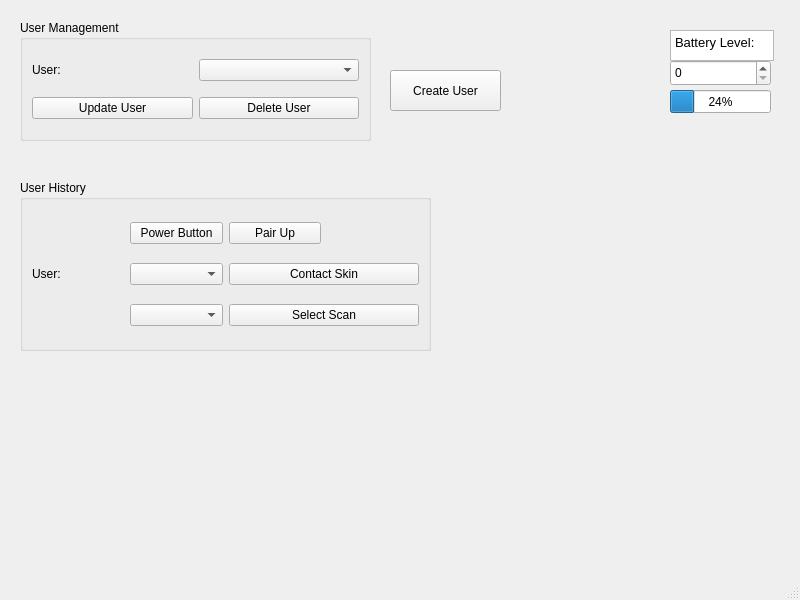
<?xml version="1.0" encoding="UTF-8"?>
<ui version="4.0">
 <class>MainWindow</class>
 <widget class="QMainWindow" name="MainWindow">
  <property name="geometry">
   <rect>
    <x>0</x>
    <y>0</y>
    <width>800</width>
    <height>600</height>
   </rect>
  </property>
  <property name="windowTitle">
   <string>MainWindow</string>
  </property>
  <widget class="QWidget" name="centralwidget">
   <widget class="QGroupBox" name="userManagement">
    <property name="geometry">
     <rect>
      <x>20</x>
      <y>20</y>
      <width>351</width>
      <height>121</height>
     </rect>
    </property>
    <property name="font">
     <font>
      <family>Arial</family>
     </font>
    </property>
    <property name="title">
     <string>User Management</string>
    </property>
    <layout class="QGridLayout" name="gridLayout">
     <item row="2" column="1">
      <widget class="QPushButton" name="deleteUserButton">
       <property name="text">
        <string>Delete User</string>
       </property>
      </widget>
     </item>
     <item row="0" column="0">
      <widget class="QLabel" name="userLabel">
       <property name="text">
        <string>User:</string>
       </property>
      </widget>
     </item>
     <item row="2" column="0">
      <widget class="QPushButton" name="updateUserButton">
       <property name="text">
        <string>Update User</string>
       </property>
      </widget>
     </item>
     <item row="0" column="1">
      <widget class="QComboBox" name="userComboBox"/>
     </item>
    </layout>
   </widget>
   <widget class="QPushButton" name="createUserButton">
    <property name="geometry">
     <rect>
      <x>390</x>
      <y>70</y>
      <width>111</width>
      <height>41</height>
     </rect>
    </property>
    <property name="font">
     <font>
      <family>Arial</family>
     </font>
    </property>
    <property name="text">
     <string>Create User</string>
    </property>
   </widget>
   <widget class="QGroupBox" name="userHistory">
    <property name="geometry">
     <rect>
      <x>20</x>
      <y>180</y>
      <width>411</width>
      <height>171</height>
     </rect>
    </property>
    <property name="font">
     <font>
      <family>Arial</family>
     </font>
    </property>
    <property name="title">
     <string>User History</string>
    </property>
    <layout class="QGridLayout" name="gridLayout_2">
     <item row="4" column="1">
      <widget class="QComboBox" name="metricsComboBox">
       <property name="font">
        <font>
         <family>Arial</family>
        </font>
       </property>
      </widget>
     </item>
     <item row="4" column="2" colspan="2">
      <widget class="QPushButton" name="selectScanButton">
       <property name="font">
        <font>
         <family>Arial</family>
        </font>
       </property>
       <property name="text">
        <string>Select Scan</string>
       </property>
      </widget>
     </item>
     <item row="1" column="0">
      <widget class="QLabel" name="userLabel_2">
       <property name="text">
        <string>User:</string>
       </property>
      </widget>
     </item>
     <item row="1" column="2" colspan="2">
      <widget class="QPushButton" name="takeMeasurementButton">
       <property name="font">
        <font>
         <family>Arial</family>
        </font>
       </property>
       <property name="text">
        <string>Contact Skin</string>
       </property>
      </widget>
     </item>
     <item row="1" column="1">
      <widget class="QComboBox" name="userHistoryComboBox">
       <property name="font">
        <font>
         <family>Arial</family>
        </font>
       </property>
      </widget>
     </item>
     <item row="0" column="1">
      <widget class="QPushButton" name="powerButton">
       <property name="text">
        <string>Power Button</string>
       </property>
      </widget>
     </item>
     <item row="0" column="2">
      <widget class="QPushButton" name="pairUpButton">
       <property name="text">
        <string>Pair Up</string>
       </property>
      </widget>
     </item>
    </layout>
   </widget>
   <widget class="QSpinBox" name="batteryLevelSpinBox">
    <property name="geometry">
     <rect>
      <x>670</x>
      <y>60</y>
      <width>101</width>
      <height>26</height>
     </rect>
    </property>
    <property name="font">
     <font>
      <family>Arial</family>
     </font>
    </property>
   </widget>
   <widget class="QTextEdit" name="textEdit">
    <property name="geometry">
     <rect>
      <x>670</x>
      <y>30</y>
      <width>104</width>
      <height>31</height>
     </rect>
    </property>
    <property name="font">
     <font>
      <family>Arial</family>
     </font>
    </property>
    <property name="html">
     <string>&lt;!DOCTYPE HTML PUBLIC &quot;-//W3C//DTD HTML 4.0//EN&quot; &quot;http://www.w3.org/TR/REC-html40/strict.dtd&quot;&gt;
&lt;html&gt;&lt;head&gt;&lt;meta name=&quot;qrichtext&quot; content=&quot;1&quot; /&gt;&lt;style type=&quot;text/css&quot;&gt;
p, li { white-space: pre-wrap; }
&lt;/style&gt;&lt;/head&gt;&lt;body style=&quot; font-family:'Arial'; font-size:10pt; font-weight:400; font-style:normal;&quot;&gt;
&lt;p style=&quot; margin-top:0px; margin-bottom:0px; margin-left:0px; margin-right:0px; -qt-block-indent:0; text-indent:0px;&quot;&gt;&lt;span style=&quot; font-family:'Sans';&quot;&gt;Battery Level:&lt;/span&gt;&lt;/p&gt;&lt;/body&gt;&lt;/html&gt;</string>
    </property>
   </widget>
   <widget class="QProgressBar" name="batteryLevelProgressBar">
    <property name="geometry">
     <rect>
      <x>670</x>
      <y>90</y>
      <width>101</width>
      <height>23</height>
     </rect>
    </property>
    <property name="font">
     <font>
      <family>Arial</family>
     </font>
    </property>
    <property name="value">
     <number>24</number>
    </property>
   </widget>
  </widget>
  <widget class="QMenuBar" name="menubar">
   <property name="geometry">
    <rect>
     <x>0</x>
     <y>0</y>
     <width>800</width>
     <height>22</height>
    </rect>
   </property>
  </widget>
  <widget class="QStatusBar" name="statusbar"/>
 </widget>
 <resources/>
 <connections/>
</ui>
